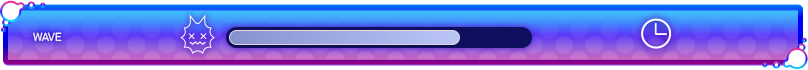
#> input picture Tools/UIArt/HudSource/ingame_header.png, 808 x 70 px
$ python make_ingame_header_art.py
#> lines starting #> are read from the running program, lines starting #| are printed output that depends on the picture; after the words box and inside, x2 and y2 are one past the last pixel; in counts of white or black regions, pixels touching at a corner belong together
#> in header, src is the input picture: PIL image 808x70 RGBA; mean R, G, B, A 115.7, 116.6, 223.2, 211.8
# Wave header + kill meter (2026-11-11): turns the team's pictures in Tools/UIArt/HudSource/ into the sprites the HUD uses
# (Assets/_Game/UI/Editor/Core/HudHeaderBuilder.cs).
#  - ingame_header.png (808x70, "WAVE", germ icon, progress bar, clock baked in) -> Hud_WaveHeader.png with the bar's light
#    fill painted out (the slot stays navy), so the bar can be a live gauge, and Hud_WaveBarFill.png (the light pill, 9-slice
#    left/right 8 px) drawn from the colours of the original fill.
#  - ingame_killmeter.png (620x220, "クリーン完了", team card + own card) -> Hud_KillMeter.png as it is.
#  - teethBar_frame.png (576x118, tooth + bar frame, the empty dark slot baked in; core HP, 2026-11-11) -> Hud_CoreBarFrame.png as it is,
#    plus Hud_CoreBarFill.png (the pink->cyan gradient of Hud_CoreFill.png as a round-ended pill that fits the slot) and
#    Hud_CoreBarTrail.png (the same pill in white, for the "just lost" trail). Both are drawn over the frame.
# The numbers are live text placed by the builder. Replace a picture in HudSource and run this again to reskin
# (needs Python + Pillow: pip install pillow). Writes next to the project regardless of the current folder.
import os, shutil
from PIL import Image, ImageDraw

HERE = os.path.dirname(os.path.abspath(__file__))
SRC = os.path.join(HERE, "HudSource")
OUT = os.path.join(HERE, "..", "..", "Assets", "_Game", "UI", "Art", "Hud")

# ingame_header.png: navy bar slot x 226..531, y 27..47 (rounded ends); light fill (pill) x 230..459, y 30..44.
SLOT = (226, 27, 532, 48)       # left, top, right (exclusive), bottom (exclusive)
NAVY = (15, 15, 95, 255)
FILL_DARK = (136, 145, 207)     # left end of the original fill
FILL_LIGHT = (186, 197, 246)    # right end
FILL_EDGE = (233, 215, 228)     # 1 px light rim
FILL_SIZE = (64, 15)
SS = 4                          # supersampling for smooth round ends


def rounded_mask(size, inset=0):
#> called with size = (306, 21), inset = 1
    w, h = size
    big = Image.new("L", (w * SS, h * SS), 0)
#> big: PIL image 1224x84 L; every value is 0
    r = (h - 2 * inset) * SS / 2
    ImageDraw.Draw(big).rounded_rectangle((inset * SS, inset * SS, (w - inset) * SS - 1, (h - inset) * SS - 1), radius=r, fill=255)
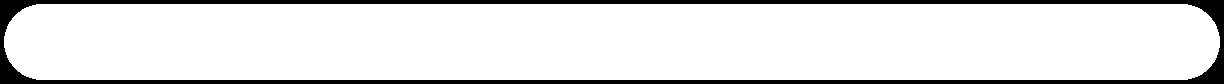
#> big: PIL image 1224x84 L; 88.7% white; 1 black region, box (x1, y1, x2, y2) and area: (0, 0, 1224, 84) 11652
    return big.resize(size, Image.LANCZOS)


def header():
    src = Image.open(os.path.join(SRC, "ingame_header.png")).convert("RGBA")
    l, t, r, b = SLOT
    # paint the inside of the slot (1 px in from its anti-aliased edge) navy: removes the baked fill.
    mask = rounded_mask((r - l, b - t), inset=1)
    src.paste(Image.new("RGBA", mask.size, NAVY), (l, t), mask)
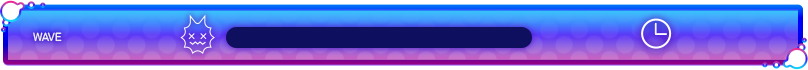
#> src: PIL image 808x70 RGBA; mean R, G, B, A 106.3, 106.8, 215.3, 211.8; transparent parts drawn white
    src.save(os.path.join(OUT, "Hud_WaveHeader.png"))


def bar_fill():
    w, h = FILL_SIZE
    big = Image.new("RGBA", (w * SS, h * SS), (0, 0, 0, 0))
#> big: PIL image 256x60 RGBA; every value is 0
    grad = Image.new("RGBA", big.size)
    for x in range(big.width):
        k = x / (big.width - 1)
        c = tuple(int(FILL_DARK[n] + (FILL_LIGHT[n] - FILL_DARK[n]) * k) for n in range(3)) + (255,)
        for y in range(big.height):
            grad.putpixel((x, y), c)
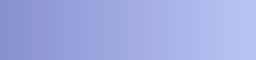
#> grad: PIL image 256x60 RGBA; mean R, G, B, A 160.5, 170.5, 226, 255
    outer = Image.new("L", big.size, 0)
#> outer: PIL image 256x60 L; every value is 0
    ImageDraw.Draw(outer).rounded_rectangle((0, 0, big.width - 1, big.height - 1), radius=big.height / 2, fill=255)
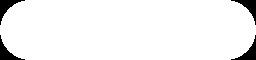
#> outer: PIL image 256x60 L; 94.9% white; 4 black regions, box (x1, y1, x2, y2) and area: (0, 0, 25, 25) 195, (231, 0, 256, 25) 195, (0, 35, 25, 60) 195, (231, 35, 256, 60) 195
    inner = Image.new("L", big.size, 0)
    e = SS  # 1 px rim
    ImageDraw.Draw(inner).rounded_rectangle((e, e, big.width - 1 - e, big.height - 1 - e), radius=(big.height - 2 * e) / 2, fill=255)
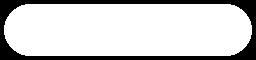
#> inner: PIL image 256x60 L; 80.2% white; 1 black region, box (x1, y1, x2, y2) and area: (0, 0, 256, 60) 3048
    rim = Image.new("RGBA", big.size, FILL_EDGE + (255,))
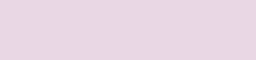
#> rim: PIL image 256x60 RGBA; mean R, G, B, A 233, 215, 228, 255
    big.paste(rim, (0, 0), outer)
    big.paste(grad, (0, 0), inner)
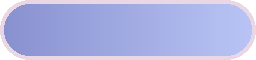
#> big: PIL image 256x60 RGBA; mean R, G, B, A 163.1, 168.4, 214.8, 242.1; transparent parts drawn white
    big.resize(FILL_SIZE, Image.LANCZOS).save(os.path.join(OUT, "Hud_WaveBarFill.png"))


# teethBar_frame.png: dark slot x 108..563, y 42..72 (round ends). The gauge sits 3 px inside it.
CORE_GAUGE = (450, 25)


def pill(size, colour_at):
    w, h = size
    big = Image.new("RGBA", (w * SS, h * SS), (0, 0, 0, 0))
    paint = Image.new("RGBA", big.size)
    for x in range(big.width):
        c = colour_at(x / (big.width - 1))
        for y in range(big.height):
            paint.putpixel((x, y), c)
    mask = Image.new("L", big.size, 0)
    ImageDraw.Draw(mask).rounded_rectangle((0, 0, big.width - 1, big.height - 1), radius=big.height / 2, fill=255)
    big.paste(paint, (0, 0), mask)
    return big.resize(size, Image.LANCZOS)


def core_bar():
    shutil.copyfile(os.path.join(SRC, "teethBar_frame.png"), os.path.join(OUT, "Hud_CoreBarFrame.png"))
#> (the run stopped early here; a loop or call above may not have finished)
